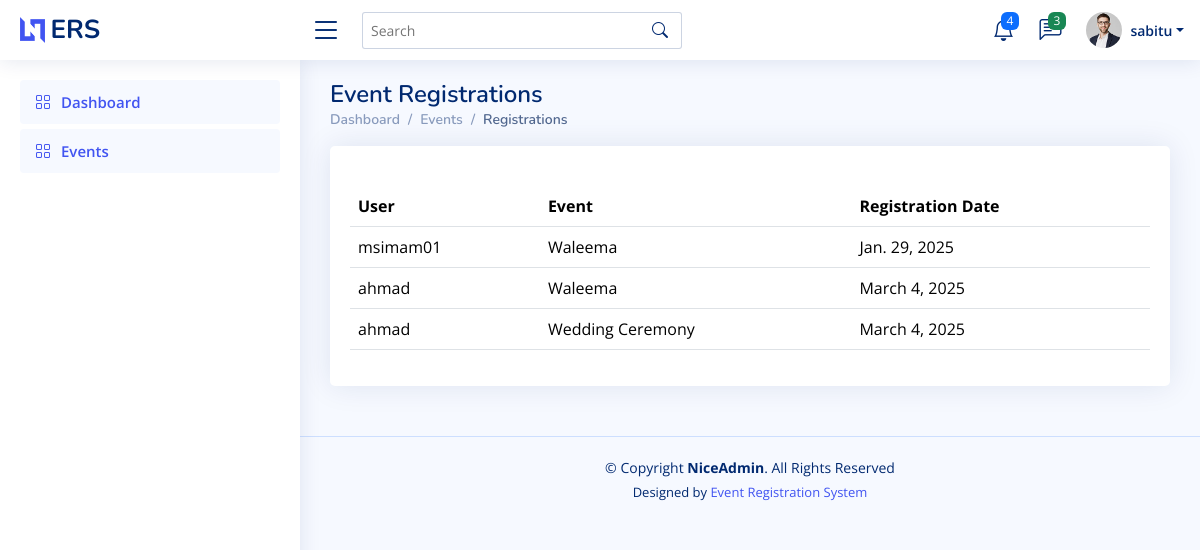
The page /events/registrations (signed in) on the database its author committed.
### events/models.py (models this page shows, shortened)
class EventRegistration(models.Model):
    user = models.ForeignKey(to=User, related_name='user', on_delete=models.CASCADE)
    event = models.ForeignKey(to=Event, related_name='event', on_delete=models.CASCADE)
    registration_date = models.DateField(auto_now_add=True)

class Event(models.Model):
    title = models.CharField(max_length=50)
    description = models.TextField()
    date = models.DateField()
    time = models.TimeField()
    location = models.CharField(max_length=200)
    max_participants = models.IntegerField()
    def __str__(self):
        return f"{self.title}"

### events/views.py (the view)
# urls.py: path('registrations', views.registrations, name='registrations'),
@login_required(login_url='/accounts/login')
def registrations(request):
    event_registrations = EventRegistration.objects.select_related('user', 'event').all().exclude(user=request.user)
    context = {
        'event_registrations': event_registrations
    }
    return render(request, 'events/registration.html', context)

### templates/events/registration.html (shortened to what this page needs)
{% extends 'base.html' %}
{% block content %}
  <main id="main" class="main">
    <div class="pagetitle">
      <h1>Event Registrations</h1>
      <nav>
        <ol class="breadcrumb">
          <li class="breadcrumb-item">
            <a href="index.html">Dashboard</a>
          </li>
          <li class="breadcrumb-item">
            <a href="index.html">Events</a>
          </li>
          <li class="breadcrumb-item active">Registrations</li>
        </ol>
      </nav>
    </div>
    <section class="section">
      <div class="row">
        <div class="col-lg-12">
          <div class="card">
            <div class="card-title p-3"></div>
            <div class="card-body">
              <table class="table datatable">
                <thead>
                  <tr>
                    <th>User</th>
                    <th>Event</th>
                    <th>Registration Date</th>
                  </tr>
                </thead>
                <tbody>
                  {% for item in event_registrations %}
                    <tr>
                      <td>{{ item.user }}</td>
                      <td>{{ item.event }}</td>
                      <td>{{ item.registration_date }}</td>
                    </tr>
                  {% endfor %}
                </tbody>
              </table>
            </div>
          </div>
        </div>
      </div>
    </section>
  </main>
{% endblock %}

### templates/_header.html (shortened to what this page needs)
{% load static %}
<header id="header" class="header fixed-top d-flex align-items-center">
    <div class="d-flex align-items-center justify-content-between">
      <a href="index.html" class="logo d-flex align-items-center">
        <img src="{% static 'img/logo.png' %}" alt="">
        <span class="d-none d-lg-block">ERS</span>
      </a>
      <i class="bi bi-list toggle-sidebar-btn"></i>
    </div>
    <div class="search-bar">
      <form class="search-form d-flex align-items-center" method="POST" action="#">
        <input type="text" name="query" placeholder="Search" title="Enter search keyword">
        <button type="submit" title="Search"><i class="bi bi-search"></i></button>
      </form>
    </div>
    <nav class="header-nav ms-auto">
      <ul class="d-flex align-items-center">
        <li class="nav-item dropdown">
          <a class="nav-link nav-icon" href="#" data-bs-toggle="dropdown">
            <i class="bi bi-bell"></i>
            <span class="badge bg-primary badge-number">4</span>
          </a>
        </li>
        <li class="nav-item dropdown">
          <a class="nav-link nav-icon" href="#" data-bs-toggle="dropdown">
            <i class="bi bi-chat-left-text"></i>
            <span class="badge bg-success badge-number">3</span>
          </a>
        </li>
        <li class="nav-item dropdown pe-3">
          <a class="nav-link nav-profile d-flex align-items-center pe-0" href="#" data-bs-toggle="dropdown">
            <img src="{% static 'img/profile-img.jpg' %} " alt="Profile" class="rounded-circle">
            <span class="d-none d-md-block dropdown-toggle ps-2">{{ request.user }}</span>
          </a>
        </li>
      </ul>
    </nav>
  </header>

### static/css/style.css (style rules this page uses)
:root { scroll-behavior: smooth; }
body { font-family: "Open Sans", sans-serif; background: #f6f9ff; color: #444444; }
a { color: #4154f1; text-decoration: none; }
h1, h2, h3, h4, h5, h6 { font-family: "Nunito", sans-serif; }
#main { margin-top: 60px; padding: 20px 30px; transition: all 0.3s; }
.pagetitle { margin-bottom: 10px; }
.pagetitle h1 { font-size: 24px; margin-bottom: 0; font-weight: 600; color: #012970; }
.card { margin-bottom: 30px; border: none; border-radius: 5px; box-shadow: 0px 0 30px rgba(1, 41, 112, 0.1); }
.card-title { padding: 20px 0 15px 0; font-size: 18px; font-weight: 500; color: #012970; font-family: "Poppins", sans-serif; }
.card-body { padding: 0 20px 20px 20px; }
.breadcrumb { font-size: 14px; font-family: "Nunito", sans-serif; color: #899bbd; font-weight: 600; }
.breadcrumb a { color: #899bbd; transition: 0.3s; }
.breadcrumb .breadcrumb-item::before { color: #899bbd; }
.breadcrumb .active { color: #51678f; font-weight: 600; }
.logo { line-height: 1; }
@media (min-width: 1200px) { .logo { width: 280px; } }
.logo img { max-height: 26px; margin-right: 6px; }
.logo span { font-size: 26px; font-weight: 700; color: #012970; font-family: "Nunito", sans-serif; }
.header { transition: all 0.5s; z-index: 997; height: 60px; box-shadow: 0px 2px 20px rgba(1, 41, 112, 0.1); background-color: #fff; padding-left: 20px; }
.header .toggle-sidebar-btn { font-size: 32px; padding-left: 10px; cursor: pointer; color: #012970; }
.header .search-bar { min-width: 360px; padding: 0 20px; }
.header .search-form { width: 100%; }
.header .search-form input { border: 0; font-size: 14px; color: #012970; border: 1px solid rgba(1, 41, 112, 0.2); padding: 7px 38px 7px 8px; border-radius: 3px; transition: 0.3s; width: 100%; }
.header .search-form button { border: 0; padding: 0; margin-left: -30px; background: none; }
.header .search-form button i { color: #012970; }
.header-nav ul { list-style: none; }
.header-nav>ul { margin: 0; padding: 0; }
.header-nav .nav-icon { font-size: 22px; color: #012970; margin-right: 25px; position: relative; }
.header-nav .nav-profile { color: #012970; }
.header-nav .nav-profile img { max-height: 36px; }
.header-nav .nav-profile span { font-size: 14px; font-weight: 600; }
.header-nav .badge-number { position: absolute; inset: -2px -5px auto auto; font-weight: normal; font-size: 12px; padding: 3px 6px; }
@media (min-width: 1200px) { #main, #footer { margin-left: 300px; } }

### rows shown on the page
EventRegistration: user "msimam01", event "Waleema", registration_date "Jan. 29, 2025"
EventRegistration: user "ahmad", event "Waleema", registration_date "March 4, 2025"
EventRegistration: user "ahmad", event "Wedding Ceremony", registration_date "March 4, 2025"

### other values the page prints
{{ request.user }} "sabitu"
